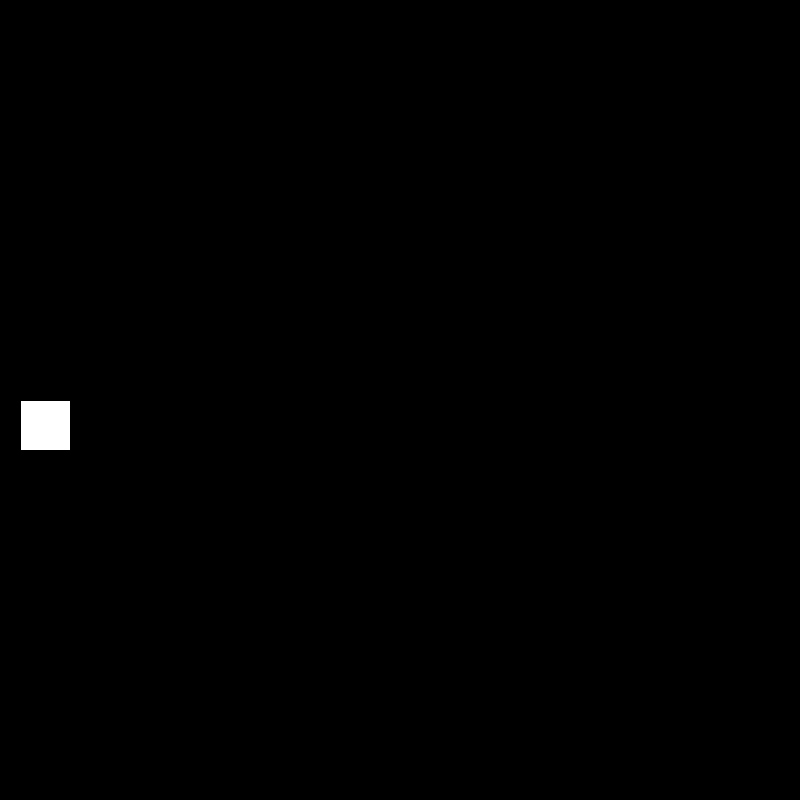
Frame 1 (no input)
Frame 60 (the mouse pressed at the canvas centre just before this capture): identical to frame 1, image omitted
Frame 120 (the mouse held since frame 60 and released just before this capture): identical to frame 1, image omitted

The Processing sketch that drew this single still picture (run headless with seeded random() and noise(); from frame 60 on, the mouse is pressed at the canvas centre):

// Processing sketch: Esercizio5
// ── Esercizio5.pde
//QUADRATO CHE SI MUOVE CON LEFT E RIGHT
int x = 20;
void setup(){
   size(800,800); 
}

void draw(){
   background(0);
   rect(x, height/2, 50, 50);
    if(key == CODED){ //All'interno di key troviamo il carattere speciale CODED 
    if(keyCode == LEFT){
       x-=5; //va a sinistra
    }
    else if(keyCode == RIGHT){
      x+=5;
    }
  }
}

void keyPressed(){
  /*
  if(key == CODED){ //All'interno di key troviamo il carattere speciale CODED 
    if(keyCode == LEFT){
       x-=5; //va a sinistra
    }
    else if(keyCode == RIGHT){
      x+=5;
    }
  }
  */ //in questo caso più lento ecco perchè scritto sopra
}

void keyReleased(){
}

void keyTyped(){
}
